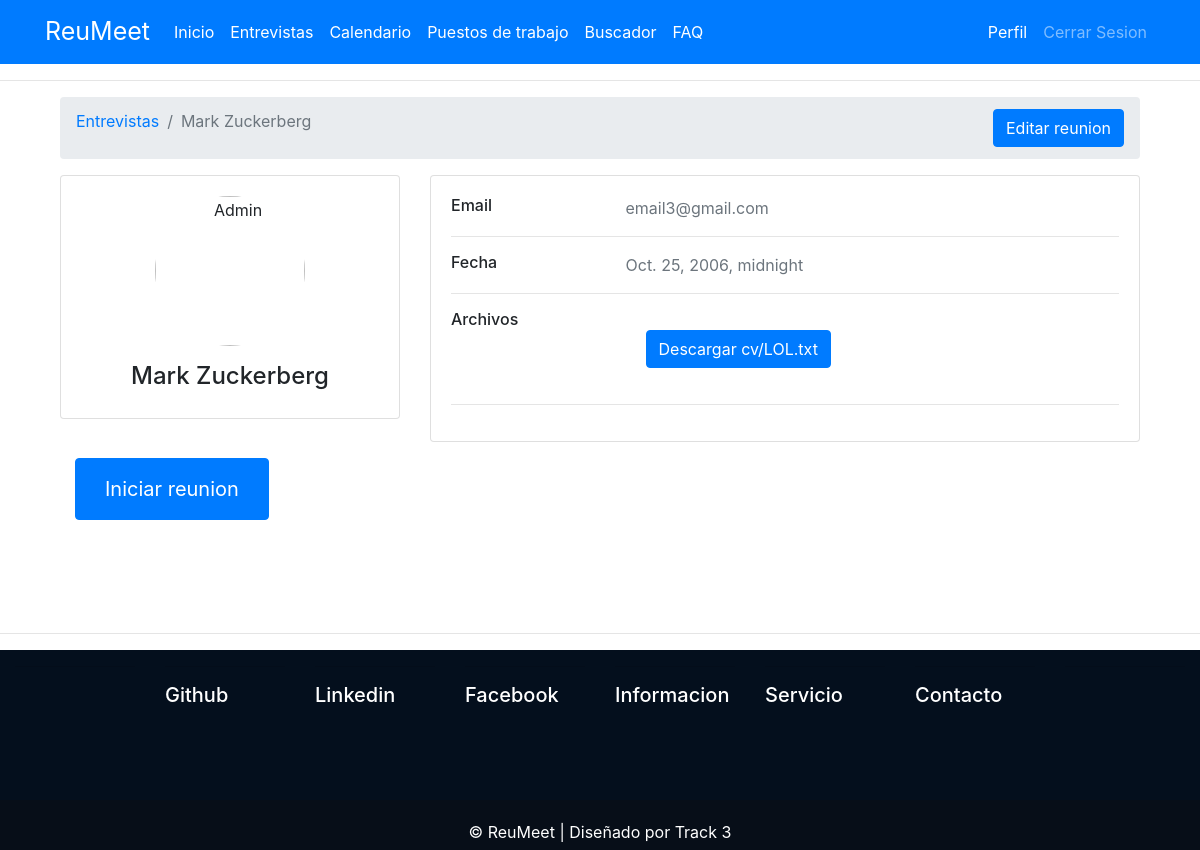
Page /entrevista/1/ (signed in) on the committed database.
### entrevistas/models.py (models this page shows, shortened)
class Entrevista(models.Model):
    STATUS = (
        ('Pendiente', 'Pendiente'),
        ('Entrevistado/a', 'Entrevistado/a'),
        ('Evaluado/a', 'Evaluado/a')
    )
    nombre_postulante = NombreField(
        _('Nombre del postulante'), blank=True, null=True)
    email = models.EmailField(_('Correo electrónico'), max_length=254)
    fecha_ingresado = models.DateTimeField(auto_now_add=True)
    cv = models.OneToOneField(
        CVfield, on_delete=models.CASCADE, blank=True, null=True)
    empresa = models.ForeignKey(User, null=True, on_delete=models.CASCADE)
    fecha_entrevista = models.DateTimeField(blank=True, null=True)
    puesto_trabajo = models.ForeignKey(
        Puesto_trabajo, on_delete=models.CASCADE)
    status = models.CharField(
        max_length=200, null=True, choices=STATUS, default='Pendiente')

class CVfield(models.Model):
    cv = models.FileField(upload_to='cv/', blank=True, null=True)

### entrevistas/views.py (the view)
# urls.py: path('entrevista/<str:pk>/', views.entrevista, name='entrevista'), # vista especifica
@login_required(login_url='/login')
def entrevista(request, pk):
    entrevista = Entrevista.objects.get(id=pk)
    form = entrevista.cv
    if entrevista.cv == None:
        for usuario in Entrevista.objects.filter(id=pk):
            if request.method == 'POST':
                form = CVform(request.POST, request.FILES)
                if form.is_valid():
                    cv = form.save()
                    usuario.cv = cv
                    usuario.save()
                    return redirect('/entrevista/%s' % pk)
            else:
                form = CVform()
            return render(request, 'entrevistas/entrevista.html', {'entrevista': entrevista, 'form': form})
    else:
        return render(request, 'entrevistas/entrevista.html', {'entrevista': entrevista, 'form': form})

### entrevistas/templates/entrevistas/entrevista.html (shortened to what this page needs)
{% extends 'page/main.html' %}
{% block content %}
<div class="container">
    <div class="main-body">
        <nav aria-label="breadcrumb" class="main-breadcrumb">
            <ol class="breadcrumb">
                <li class="breadcrumb-item"><a href="/entrevistas">Entrevistas</a></li>
                <li class="breadcrumb-item active" aria-current="page">{{entrevista.nombre_postulante}}</li>
                <div class="align-self-end ml-auto">
                    <a href="#" class="btn btn-primary a-btn-slide-text" style="float: left;">
                        <span>Editar reunion</span>
                    </a>
                </div>
            </ol>
        </nav>
        <div class="row gutters-sm">
            <div class="col-md-4 mb-3">
                <div class="card">
                    <div class="card-body">
                        <div class="d-flex flex-column align-items-center text-center">
                            <img src="https://bootdey.com/img/Content/avatar/avatar7.png" alt="Admin"
                                class="rounded-circle" width="150">
                            <div class="mt-3">
                                <h4>{{entrevista.nombre_postulante}} </h4>
                            </div>
                        </div>
                    </div>
                </div>
            </div>
            <div class="col-md-8">
                <div class="card mb-3">
                    <div class="card-body">
                        <div class="row">
                            <div class="col-sm-3">
                                <h6 class="mb-0">Email</h6>
                            </div>
                            <div class="col-sm-9 text-secondary">
                                {{entrevista.email}}
                            </div>
                        </div>
                        <hr>
                        <div class="row">
                            <div class="col-sm-3">
                                <h6 class="mb-0">Fecha</h6>
                            </div>
                            <div class="col-sm-9 text-secondary">
                                {{entrevista.fecha_entrevista}}
                            </div>
                        </div>
                        <hr>
                        <div class="row">
                            <div class="col-sm-3">
                                <h6 class="mb-0">Archivos</h6>
                            </div>
                            <div class="col-sm-9 text-secondary">
                                {% if entrevista.cv %}
                                <div class="card-body"><a class="btn btn-primary"
                                        href="{{ entrevista.cv.cv.url }}">Descargar {{ entrevista.cv.cv }}</a></div>
                                {% endif %}
                            </div>
                        </div>
                        <hr>
                    </div>
                </div>
            </div>
        </div>
    </div>
    <div class="container ml-auto">
        <a href="#" class="btn btn-primary a-btn-slide-text" style="float: left;">
            <button type="button" class="btn btn-primary btn-lg">Iniciar reunion</button>
        </a>
    </div>
</div>
{% endblock %}

### rows in the picture
Entrevista: nombre_postulante "Mark Zuckerberg", email "email3@gmail.com", fecha_entrevista "Oct. 25, 2006, midnight", cv.cv "cv/LOL.txt"
